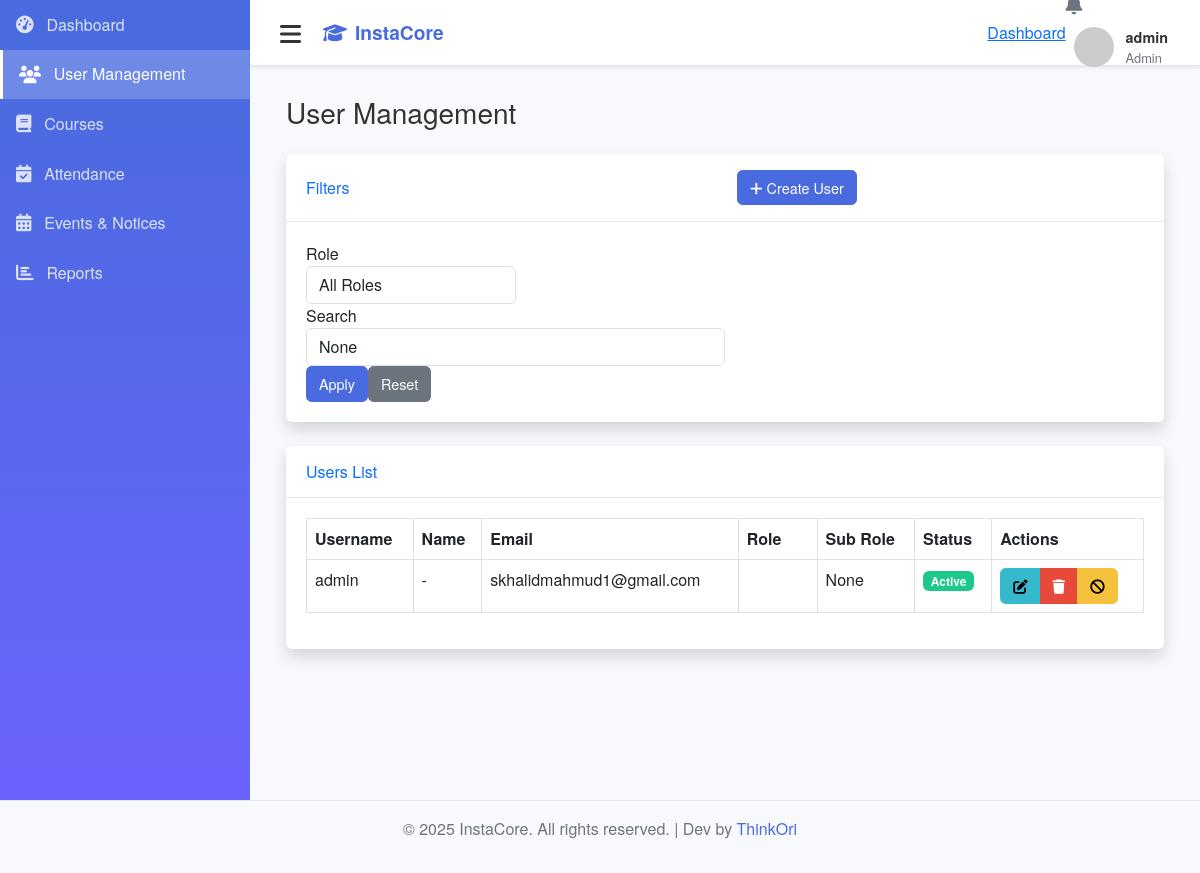
Page /dashboard/admin/users/ (signed in) on the earlier database version.
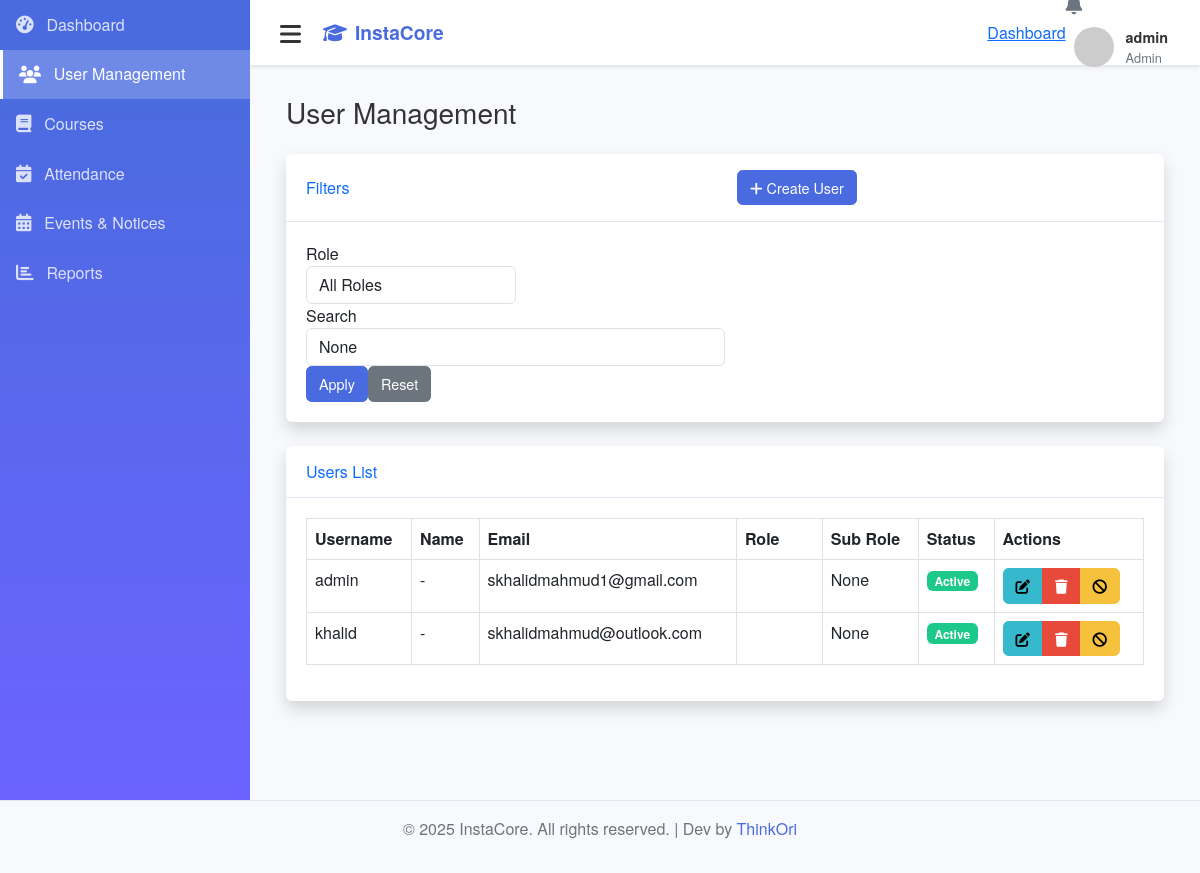
Same page on the later database version.
### AuthApp/models.py (models this page shows, shortened)
class User(AbstractUser):
    ROLE_CHOICES = [
        ('admin', 'Admin'),
        ('employee', 'Employee'),
        ('student', 'Student'),
        ('candidate', 'Candidate'),
    ]
    SUBROLE_CHOICES = [
        ('faculty', 'Faculty'),
        ('hr', 'HR'),
        ('finance', 'Finance'),
        ('marketing', 'Marketing'),
        ('it', 'IT'),
        ('teacher', 'Teacher'),
        ('other', 'Other'),
    ]
    role = models.CharField(max_length=20, choices=ROLE_CHOICES, default='student', blank=True, null=True)
    sub_role = models.CharField(max_length=30, choices=SUBROLE_CHOICES, blank=True, null=True)
    image = models.ImageField(upload_to="profiles/", blank=True, null=True)
    bio = models.TextField(blank=True)
    date_of_birth = models.DateField(blank=True, null=True)
    phone = models.CharField(max_length=20, blank=True)
    gender = models.CharField(max_length=10, blank=True)
    location = models.CharField(max_length=100, blank=True)
    country = models.CharField(max_length=50, blank=True)
    facebook = models.URLField(blank=True)
    twitter = models.URLField(blank=True)
    instagram = models.URLField(blank=True)
    linkedin = models.URLField(blank=True)
    is_active = models.BooleanField(default=True)
    is_temporary = models.BooleanField(default=False)  # For temporary accounts

### AdminApp/views.py (the view, shortened to what this page needs)
# urls.py: path('users/', views.user_management, name='user_management'),
@login_required
@user_passes_test(is_admin)
def user_management(request):
    users = User.objects.all().order_by('username')
    role_filter = request.GET.get('role')
    if role_filter:
        users = users.filter(role=role_filter)
    search_query = request.GET.get('search')
    paginator = Paginator(users, 10)  # Show 10 users per page
    page_number = request.GET.get('page')
    page_obj = paginator.get_page(page_number)
    context = {
        'page_obj': page_obj,
        'role_filter': role_filter,
        'search_query': search_query,
        'active_page': 'user_management',
    }
    return render(request, 'AdminApp/users.html', context)

### AdminApp/views.py (called while the page is built)
def is_admin(user):
    return user.role == 'admin'

### AdminApp/templates/AdminApp/users.html (shortened to what the changed rows need)
{% extends 'AuthApp/master.html' %}
{% block content %}
<div class="container-fluid">
    <h1 class="h3 mb-4 text-gray-800">User Management</h1>
    <div class="card shadow mb-4">
        <div class="card-body">
            {% if page_obj %}
                <div class="table-responsive">
                    <table class="table table-bordered" id="dataTable" width="100%" cellspacing="0">
                        <thead>
                            <tr>
                                <th>Username</th>
                                <th>Name</th>
                                <th>Email</th>
                                <th>Role</th>
                                <th>Sub Role</th>
                                <th>Status</th>
                                <th>Actions</th>
                            </tr>
                        </thead>
                        <tbody>
                            {% for user in page_obj %}
                                <tr>
                                    <td>{{ user.username }}</td>
                                    <td>{{ user.get_full_name|default:"-" }}</td>
                                    <td>{{ user.email }}</td>
                                    <td>
                                        <span class="badge badge-{{ user.role|lower }}">{{ user.role|title }}</span>
                                    </td>
                                    <td>{{ user.sub_role|title|default:"-" }}</td>
                                    <td>
                                        {% if user.is_active %}
                                            <span class="badge badge-success">Active</span>
                                        {% else %}
                                            <span class="badge badge-danger">Inactive</span>
                                        {% endif %}
                                    </td>
                                    <td>
                                        <div class="btn-group">
                                            <a href="{% url 'admin:update_user' user.pk %}" class="btn btn-info btn-sm">
                                                <i class="fas fa-edit"></i>
                                            </a>
                                            <a href="{% url 'admin:delete_user' user.pk %}" class="btn btn-danger btn-sm">
                                                <i class="fas fa-trash"></i>
                                            </a>
                                            {% if user.is_active %}
                                                <a href="{% url 'admin:deactivate_user' user.pk %}" class="btn btn-warning btn-sm">
                                                    <i class="fas fa-ban"></i>
                                                </a>
                                            {% else %}
                                                <a href="{% url 'admin:activate_user' user.pk %}" class="btn btn-success btn-sm">
                                                    <i class="fas fa-check"></i>
                                                </a>
                                            {% endif %}
                                        </div>
                                    </td>
                                </tr>
                            {% endfor %}
                        </tbody>
                    </table>
                </div>
            {% else %}
                <div class="text-center py-5">
                    <p class="text-gray-500">No users found</p>
                </div>
            {% endif %}
        </div>
    </div>
</div>
{% endblock %}

### AuthApp/templates/AuthApp/master.html (shortened to what this page needs)
<!DOCTYPE html>
<html lang="en">
<head>
    <link rel="stylesheet" href="https://cdnjs.cloudflare.com/ajax/libs/font-awesome/6.4.0/css/all.min.css">
    <link href="https://cdn.jsdelivr.net/npm/bootstrap@5.3.0/dist/css/bootstrap.min.css" rel="stylesheet">
    {% load static %}
    <link rel="stylesheet" href="{% static 'css/style.css' %}">
</head>
<body>
    <header class="header">
        <button class="sidebar-toggle" id="sidebarToggle">
            <i class="fas fa-bars"></i>
        </button>
        <div class="logo">
            <i class="fas fa-graduation-cap"></i>
            <span>InstaCore</span>
        </div>
        <div class="nav-center">
            <a href="{% url 'dashboard' %}">Dashboard</a>
        </div>
        <div class="header-actions">
            <div class="notification-container">
                <div class="notification-icon">
                    <i class="fas fa-bell"></i>
                </div>
            </div>
            <div class="profile-container">
                <div class="profile-wrapper">
                    {% if user.image %}
                    <img src="{{ user.image.url }}" alt="Profile" class="profile-image">
                    {% else %}
                    <img src="https://picsum.photos/seed/{{ user.username }}/40/40.jpg" alt="Profile" class="profile-image">
                    {% endif %}
                    <div class="profile-info">
                        <div class="profile-name">{{ user.get_full_name|default:user.username }}</div>
                        <div class="profile-role">{{ user.get_role_display }}</div>
                    </div>
                </div>
            </div>
        </div>
    </header>
    <aside class="sidebar" id="sidebar">
        <ul class="sidebar-menu">
            <li><a href="{% url 'dashboard' %}" class="{% if active_page == 'dashboard' %}active{% endif %}">
                <i class="fas fa-tachometer-alt"></i> Dashboard
            </a></li>
            {% if user.role == 'admin' %}
            <li><a href="{% url 'admin:user_management' %}" class="{% if active_page == 'user_management' %}active{% endif %}">
                <i class="fas fa-users"></i> User Management
            </a></li>
            <li><a href="{% url 'admin:courses' %}" class="{% if active_page == 'courses' %}active{% endif %}">
                <i class="fas fa-book"></i> Courses
            </a></li>
            <li><a href="{% url 'admin:attendance' %}" class="{% if active_page == 'attendance' %}active{% endif %}">
                <i class="fas fa-calendar-check"></i> Attendance
            </a></li>
            <li><a href="{% url 'admin:events_notices' %}" class="{% if active_page == 'events_notices' %}active{% endif %}">
                <i class="fas fa-calendar-alt"></i> Events & Notices
            </a></li>
            <li><a href="{% url 'admin:reports' %}" class="{% if active_page == 'reports' %}active{% endif %}">
                <i class="fas fa-chart-bar"></i> Reports
            </a></li>
            {% endif %}
        </ul>
    </aside>
    <main class="main-content">
        {% block content %}{% endblock %}
    </main>
    <footer class="footer">
        <div class="container">
            <p>&copy; <span id="currentYear"></span> InstaCore. All rights reserved. | Dev by <a href="https://github.com/ThinkOri" target="_blank">ThinkOri</a></p>
        </div>
    </footer>
</body>
</html>

Differences in the rows shown:
added User: username "khalid", get_full_name "-", email "skhalidmahmud@outlook.com", sub_role "None", is_active "Active"
